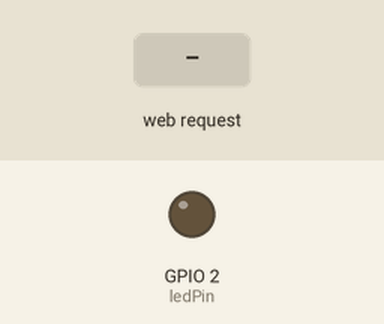
A program run on a simulated ESP8266 (Wemos D1 mini). On the bench: output pins drawn as LEDs (lit = HIGH). The test bench sets the inputs (shaded band). WiFi joins after 1.5 s; servers stay silent unless stated; storage starts empty; what the program prints to the serial monitor is not drawn.

Above: at 3.2 s.
3.3 s: HTTP request GET /off received
At 4.4 s:
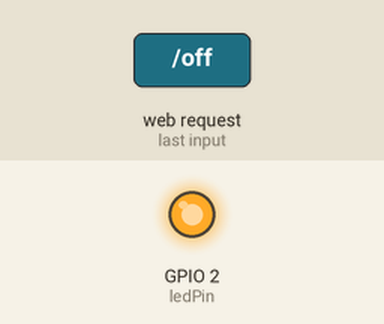
4.8 s: HTTP request GET /on received
At 5.6 s:
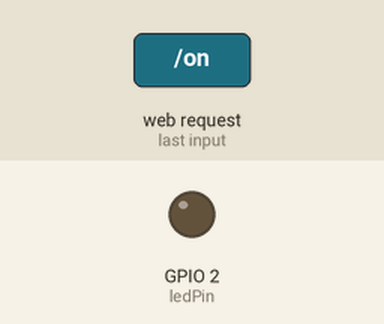
Timing chart, 0 to 7.8 s (numbered marks = the images above; inputs shaded):
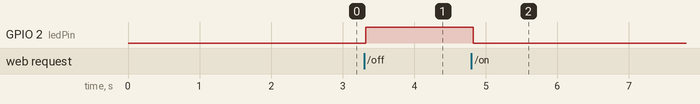

Measured:
- after the input at 3.3 s, GPIO 2 (ledPin): LOW → HIGH at once
- after the input at 4.8 s, GPIO 2 (ledPin): HIGH → LOW at once

The program:

main.cpp
```cpp
#include <Arduino.h>
#include <ESP8266WiFi.h>
#include <ESPAsyncTCP.h>
#include <ESPAsyncWebServer.h>
#include <LittleFS.h>
// Replace with your network credentials
const char* ssid = "MiFibra-7D98";
const char* password = "NoVFC2RR";
// Create AsyncWebServer object on port 80
AsyncWebServer server(80);
// Set LED GPIO
const int ledPin = 2;
// Stores LED state
String ledState;
// Initialize LitleFS
void initFS() {
if (!LittleFS.begin()) {
Serial.println("An error has occurred while mounting LittleFS");
}
else{
Serial.println("LittleFS mounted successfully");
}
}
void initWiFi() {
WiFi.mode(WIFI_STA);
WiFi.begin(ssid, password);
Serial.print("Connecting to WiFi ..");
while (WiFi.status() != WL_CONNECTED) {
Serial.print('.');
delay(1000);
}
Serial.println(WiFi.localIP());
}
// Replaces placeholder with LED state value
String processor(const String& var) {
if(var == "STATE") {
if(digitalRead(ledPin)) {
ledState = "OFF";
}
else {
ledState = "ON";
}
return ledState;
}
return String();
}
void setup() {
Serial.begin(115200);
initWiFi();
initFS();
// Set GPIO2 as an OUTPUT
pinMode(ledPin, OUTPUT);
server.on("/", HTTP_GET, [](AsyncWebServerRequest *request){
request->send(LittleFS, "/index.html", "text/html",false, processor);
});
server.serveStatic("/", LittleFS, "/");
// Route to set GPIO state to HIGH (inverted logic for ESP8266)
server.on("/on", HTTP_GET, [](AsyncWebServerRequest *request){
digitalWrite(ledPin, LOW);
request->send(LittleFS, "/index.html", "text/html", false, processor);
});
// Route to set GPIO state to LOW (inverted logic for ESP8266)
server.on("/off", HTTP_GET, [](AsyncWebServerRequest *request){
digitalWrite(ledPin, HIGH);
request->send(LittleFS, "/index.html", "text/html", false, processor);
});
server.begin();
}
void loop() {
}
```
